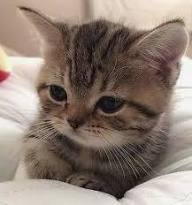
#> input picture Task5(OpenCV)/kitty.jpeg, 192 x 205 px, found by its file name
$ jupyter execute 'Adaptive Thresholding.ipynb'
#> lines starting #> are read from the running program, lines starting #| are printed output that depends on the picture; after the words box and inside, x2 and y2 are one past the last pixel; in counts of white or black regions, pixels touching at a corner belong together
[cell 1]
import cv2
import matplotlib.pyplot as plt

image = cv2.imread('D:\open CV\kitty.jpeg')
#> image is the input picture: shape (205, 192, 3); mean B, G, R 115.7, 125.9, 141.4
gray_image = cv2.cvtColor(image, cv2.COLOR_BGR2GRAY)
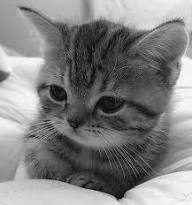
#> gray_image: shape (205, 192); min 3, max 251, mean 129.4

[cell 2]
def show_image(img, title):
    plt.imshow(img, cmap='gray')
    plt.title(title)
    plt.axis('off')
    plt.show()

[cell 3]
show_image(gray_image, "Original Grayscale Image")

[cell 4]
thresh_mean = cv2.adaptiveThreshold(
    gray_image, 255,
    cv2.ADAPTIVE_THRESH_MEAN_C,
    cv2.THRESH_BINARY,
    199, 5
)
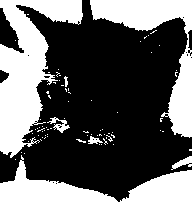
#> thresh_mean: shape (205, 192); 38% white; 78 white regions (71 under 20 px), largest, box (x1, y1, x2, y2) and area: (0, 0, 83, 158) 6117, (0, 155, 192, 205) 4281, (90, 0, 192, 138) 3982
show_image(thresh_mean, "Adaptive Mean Thresholding")

[cell 5]
thresh_gauss = cv2.adaptiveThreshold(
    gray_image, 255,
    cv2.ADAPTIVE_THRESH_GAUSSIAN_C,
    cv2.THRESH_BINARY,
    199, 5
)
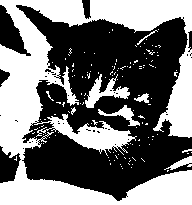
#> thresh_gauss: shape (205, 192); 46% white; 130 white regions (121 under 20 px), largest, box (x1, y1, x2, y2) and area: (0, 0, 192, 205) 16660, (85, 74, 130, 108) 553, (98, 105, 140, 126) 257
show_image(thresh_gauss, "Adaptive Gaussian Thresholding")

$ run again, with Task5(OpenCV)/cat.jpg copied over Task5(OpenCV)/kitty.jpeg
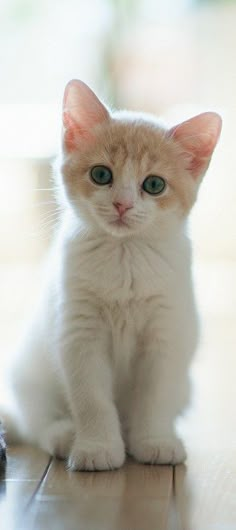
#> input picture Task5(OpenCV)/cat.jpg, 236 x 530 px, found by its file name
#> image is the input picture: shape (530, 236, 3); mean B, G, R 177, 186.2, 189.5
#> `thresh_mean = cv2.adaptiveThreshold( gray_image, 255, cv2.ADAPTIVE_THR..`:
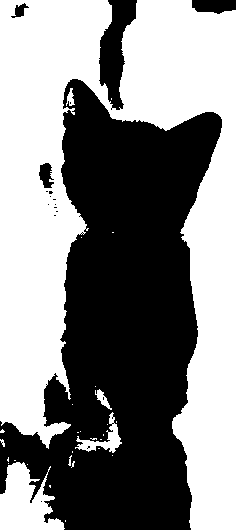
#> thresh_mean: shape (530, 236); 52.4% white; 18 black regions (13 under 20 px), largest, box (x1, y1, x2, y2) and area: (0, 79, 222, 530) 56449, (99, 0, 137, 110) 2180, (192, 0, 236, 14) 508, (39, 163, 54, 188) 248, (11, 3, 29, 18) 121
#> `thresh_gauss = cv2.adaptiveThreshold( gray_image, 255, cv2.ADAPTIVE_TH..`:
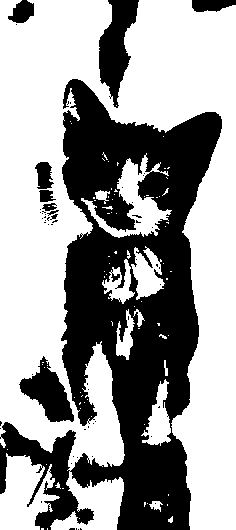
#> thresh_gauss: shape (530, 236); 61.1% white; 59 black regions (49 under 20 px), largest, box (x1, y1, x2, y2) and area: (0, 79, 222, 530) 43137, (99, 0, 139, 108) 2291, (19, 356, 74, 422) 1720

$ run again, with Task5(OpenCV)/pyramid.jpg copied over Task5(OpenCV)/kitty.jpeg
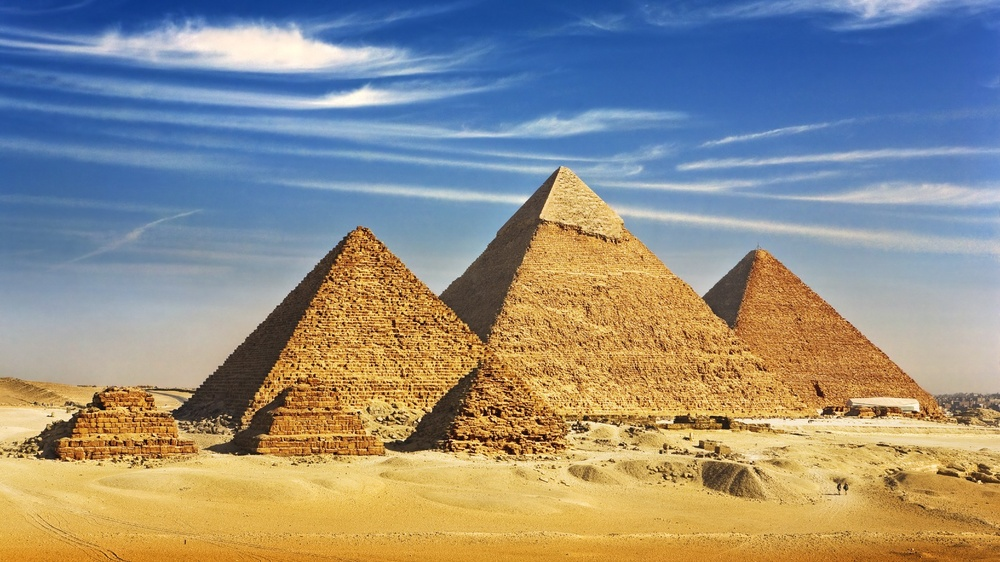
#> input picture Task5(OpenCV)/pyramid.jpg, 1000 x 562 px, shrunk from 1920 x 1080 before the run, found by its file name
#> image is the input picture: shape (562, 1000, 3); mean B, G, R 133.1, 143.2, 146.7
#> `thresh_mean = cv2.adaptiveThreshold( gray_image, 255, cv2.ADAPTIVE_THR..`:
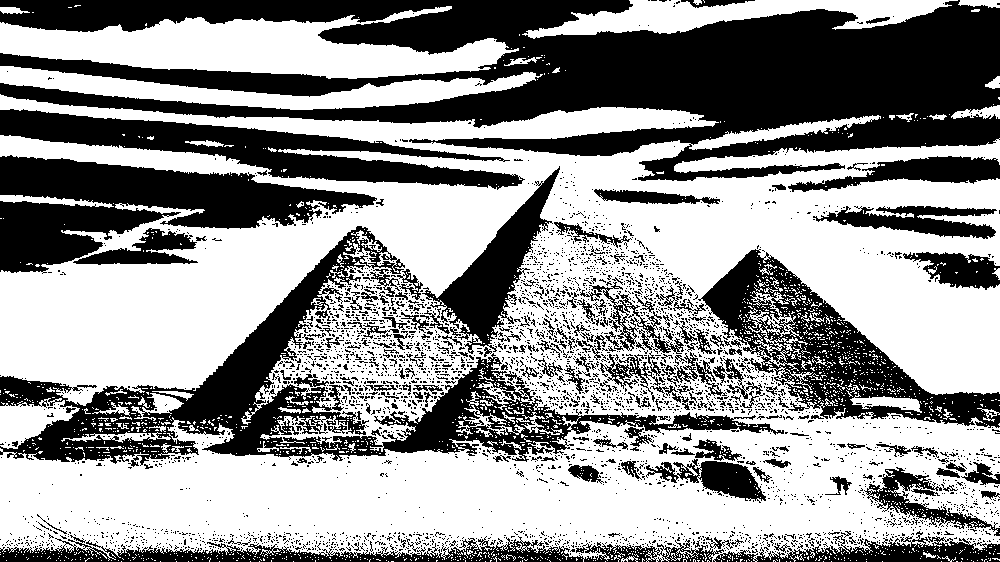
#> thresh_mean: shape (562, 1000); 57.7% white; 3624 black regions (3412 under 20 px), largest, box (x1, y1, x2, y2) and area: (0, 0, 1000, 181) 90919, (0, 226, 784, 467) 33748, (0, 155, 377, 274) 20938
#> `thresh_gauss = cv2.adaptiveThreshold( gray_image, 255, cv2.ADAPTIVE_TH..`:
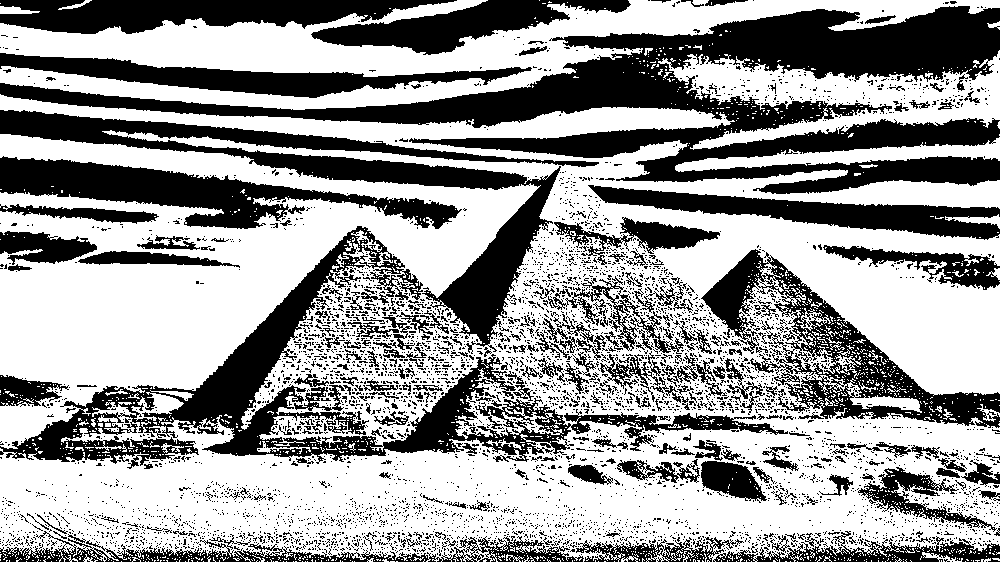
#> thresh_gauss: shape (562, 1000); 60.2% white; 4898 black regions (4633 under 20 px), largest, box (x1, y1, x2, y2) and area: (0, 6, 1000, 194) 54835, (0, 226, 788, 469) 29073, (0, 110, 599, 354) 20450
